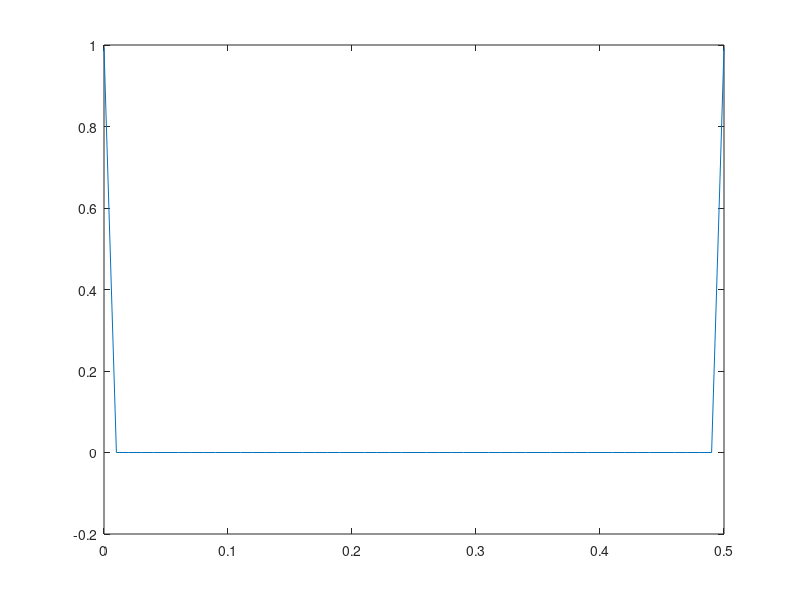

The MATLAB source for this figure:
% Approximation display in single Phase estimation 
% summation is zero except at 0 and .5 normalized frequency 

clear all;clc;close all;
fo=0:.01:.5;
N=50; % No of data samples
n=0:N-1; phi=0.02*pi; % Phi in radiance
noisevar=0.1;

 for l=1:length(fo),
     x(l,:)=cos(4*pi*fo(l)*n+(2*phi));
     y(l)= (1/N)*sum(x(l,:));
 end

figure,plot(fo,y);
